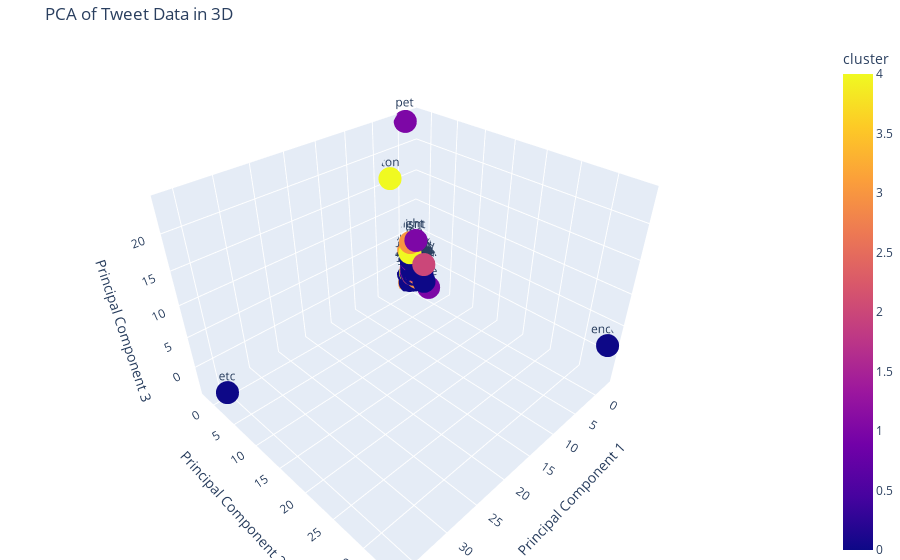

Notebook source saved alongside this figure:
### Code cell
import pandas as pd
import numpy as np
from sklearn.decomposition import PCA
from sklearn.feature_extraction.text import TfidfVectorizer
from sklearn.preprocessing import StandardScaler
from sklearn.metrics.pairwise import cosine_distances
from sklearn_extra.cluster import KMedoids
import nltk
from nltk.corpus import stopwords
from nltk.stem import PorterStemmer
import string
import plotly.express as px

# Descargar stopwords
nltk.download('stopwords')

# Inicializar el stemmer
stemmer = PorterStemmer()

# Función de preprocesamiento del texto
def preprocess_text(text):
    stop_words = set(stopwords.words('english'))  # Conjunto de stop words en inglés
    text = text.lower()  # Convertir el texto a minúsculas
    text = ''.join([char for char in text if char not in string.punctuation])  # Eliminar la puntuación
    words = text.split()
    words = [word for word in words if word not in stop_words]  # Eliminar stop words
    words = [stemmer.stem(word) for word in words]  # Aplicar stemming
    text = ' '.join(words)
    return text

# Leer el archivo CSV con codificación ISO-8859-1
def read_csv(file_path, num_rows=None):
    df = pd.read_csv(file_path, nrows=num_rows, encoding='ISO-8859-1')
    return df

# Convertir los textos a vectores TF-IDF y obtener la palabra más representativa
def get_top_word(text, vectorizer):
    tfidf_matrix = vectorizer.transform([text])  # Transformar el texto en una matriz TF-IDF
    feature_array = np.array(vectorizer.get_feature_names_out())  # Obtener los nombres de las características (palabras)
    tfidf_sorting = np.argsort(tfidf_matrix.toarray()).flatten()[::-1]  # Ordenar los puntajes TF-IDF en orden descendente
    top_word = feature_array[tfidf_sorting][0]  # Obtener la palabra con el puntaje más alto
    return top_word

# Función principal para realizar el análisis PCA
def pca_analysis(file_path, num_rows=None):
    # Leer el archivo CSV
    df = read_csv(file_path, num_rows)
    
    # Preprocesar los textos
    df['cleaned_text'] = df['text'].apply(preprocess_text)
    
    # Convertir los textos a vectores TF-IDF
    vectorizer = TfidfVectorizer()
    X = vectorizer.fit_transform(df['cleaned_text']).toarray()
    
    # Obtener la palabra más representativa
    df['top_word'] = df['cleaned_text'].apply(lambda x: get_top_word(x, vectorizer))
    
    # Estandarizar los datos
    scaler = StandardScaler()
    X_scaled = scaler.fit_transform(X)
    
    # Aplicar PCA con tres componentes
    pca = PCA(n_components=3)
    principal_components = pca.fit_transform(X_scaled)
    
    df_pca = pd.DataFrame(data=principal_components, columns=['PC1', 'PC2', 'PC3'])
    df_pca['top_word'] = df['top_word']
    
    # Clustering con K-Medoids y distancia de similitud coseno
    distance_matrix = cosine_distances(X)
    kmedoids = KMedoids(n_clusters=5, metric='precomputed', random_state=42)
    clusters = kmedoids.fit_predict(distance_matrix)
    df_pca['cluster'] = clusters
    
    # Visualización interactiva en 3D con plotly
    fig = px.scatter_3d(df_pca, x='PC1', y='PC2', z='PC3', color='cluster', text='top_word',
                        title='PCA of Tweet Data in 3D', labels={'PC1': 'Principal Component 1', 'PC2': 'Principal Component 2', 'PC3': 'Principal Component 3'})
    
    fig.update_traces(marker=dict(size=5), selector=dict(mode='markers'))
    fig.update_layout(scene=dict(
                        xaxis_title='Principal Component 1',
                        yaxis_title='Principal Component 2',
                        zaxis_title='Principal Component 3'),
                      margin=dict(l=0, r=0, b=0, t=40))
    
    # Guardar el gráfico interactivo en un archivo HTML
    fig.write_html("pca_tweet_data.html")
    
    fig.show()

# Ejemplo de uso
file_path = 'C:/Users/nicol/OneDrive/MIA/Cursos/Aprendizaje Sup/Proyecto de Aplicacion/REPO GITHUB/proyecto-final-machine-learning/dataset/train.csv'  # Reemplazar con la ruta a tu archivo CSV
num_rows = 100  # Número de filas a considerar para el análisis, None para usar todas las filas

pca_analysis(file_path, num_rows)

### Figure 1 — Plotly figure (JSON) as saved in the notebook; plotly's stock layout.template omitted (floating-point values rounded to 4 significant figures)
{"data": [{"hovertemplate": "Principal Component 1=%{x}<br>Principal Component 2=%{y}<br>Principal Component 3=%{z}<br>top_word=%{text}<br>cluster=%{marker.color}<extra></extra>", "legendgroup": "", "marker": {"color": [1, 3, 0, 0, 0, 0, 0, 0, 0, 0, 2, 0, 0, 1, 0, 0, 0, 0, 3, 0, 2, 1, 0, 0, 0, 2, 2, 0, 0, 3, 1, 0, 4, 0, 2, 0, 3, 4, 4, 0, 1, 2, 0, 0, 2, 0, 1, 0, 1, 4, 1, 0, 0, 0, 0, 0, 0, 3, 0, 0, 1, 0, 0, 3, 4, 0, 0, 2, 0, 0, 0, 0, 0, 3, 0, 2, 0, 0, 0, 1, 0, 2, 0, 0, 2, 0, 4, 3, 3, 1, 0, 4, 1, 3, 0, 0, 3, 0, 3, 0], "coloraxis": "coloraxis", "symbol": "circle"}, "mode": "markers+text", "name": "", "scene": "scene", "showlegend": false, "text": ["respond", "diego", "bulli", "leav", "releas", "httpwwwdothebouncycomsmf", "2am", "soooo", "â½", "cooler", "minim", "realli", "low", "voic", "test", "uh", "altern", "look", "everi", "he", "soon", "pet", "clean", "rebooti", "friday", "app", "sorri", "twit", "backk", "power", "quiteheavenli", "unni", "obes", "cute", "slept", "httpbitly2hpbg4", "ny", "ton", "todaysniffl", "itsm", "big", "magazin", "mayday", "encor", "love", "salon", "drunk", "friendster", "like", "week", "hate", "bore", "us", "dissappoint", "zero", "morn", "cowork", "httpplurkcomprp3k7", "ace", "speak", "sleepyi", "haha", "easili", "wine", "iphon", "photoshoot", "he", "play", "chilliin", "know", "smell", "sound", "etc", "one", "talk", "ill", "baddd", "sourc", "sooo", "tell", "yyyyyyyyyoooooooooouuuuu", "oz", "asleep", "flu", "parodi", "holiday", "essex", "annoy", "bbi", "isnt", "fran", "mounc", "join", "pill", "ice", "mother", "gone", "unfortun", "night", "saw"], "type": "scatter3d", "x": [-0.2533, -0.2724, -0.1846, -0.2137, -0.3051, -0.3372, -0.3079, -0.1846, -0.1571, -0.2725, -0.7032, -0.3297, -0.2946, -0.3491, -0.2391, -0.2119, -0.2952, -0.7438, -0.3715, -0.1764, -0.3578, -0.2641, -0.1617, -0.5554, -0.7291, -0.4001, -0.2811, -0.2707, -0.5745, -0.3703, -0.3335, -0.3149, -0.6609, -0.2392, -0.6624, -0.5365, -0.6605, 3.415, -0.3466, -0.6593, -0.668, -0.2916, -0.1698, -2.595, -0.6189, -0.5185, -0.6937, -0.2023, -1.017, -0.1595, -0.3043, -0.3384, -0.2023, -0.2654, -0.2053, -0.2731, -0.4566, -0.2513, -0.2502, -0.2526, -0.3961, -0.1919, -0.2039, -0.7583, -0.3238, -0.1698, -0.2962, -0.6982, -0.1698, -0.2292, -0.3291, -0.4495, 36.36, -0.3532, -0.5469, -0.608, -0.1207, -0.2145, -0.204, -0.349, -0.1846, -0.4383, -0.2628, -0.4213, -0.6713, -0.3842, -0.7049, -0.8023, -0.3922, -0.8981, -0.2917, -0.2982, -0.2366, -0.4732, -0.3791, -0.3056, -0.6356, -0.2237, -0.5673, -0.2739], "y": [-0.3183, -0.3514, -0.2655, -0.3128, -0.5045, -0.5418, 0.0782, -0.2655, -0.2211, -0.4472, -1.034, 0.01511, -0.2027, -0.3028, -0.3204, -0.3105, -0.4149, 1.886, -0.4942, -0.2507, -0.5026, -1.886, -0.4581, -1.118, -1.704, -0.09805, -0.3423, -0.4254, -0.1743, -0.4737, -0.6255, -0.4795, -0.8074, -0.3728, -0.8828, -1.065, 0.4071, -1.387, -0.4845, -1.011, -0.68, -0.3916, -0.2413, 33.88, -0.6271, -0.5769, -1.038, -0.2952, 2.682, -0.7922, -0.3855, -0.358, -0.2952, -0.2488, -0.3016, -0.4183, -0.8576, -0.3665, -0.3801, 0.3106, -0.5457, -0.2764, -0.3043, -1.474, -0.4951, -0.2413, -0.392, 1.82, -0.2413, -0.3588, 0.6011, -0.3233, 2.22, -0.4962, -0.9928, 0.4016, -0.5104, -0.2718, -0.2929, -0.3291, -0.2655, -0.7393, -0.4256, 1.693, 0.3372, -0.573, -1.21, 0.3084, -0.512, -0.1881, -0.404, -0.404, -0.2974, -0.6106, -0.5145, -0.4328, -1.547, -0.3323, -1.11, -0.4197], "z": [-0.3855, -0.4552, -0.2473, -0.3054, -0.8427, -0.548, -0.447, -0.2473, -0.1979, -0.2831, -0.8072, 1.301, -0.6296, -0.4723, -0.1111, -0.299, -0.3687, -2.083, -0.2586, -0.2291, -0.4526, 23.89, 0.5994, -3.518, -2.22, -0.6467, -0.2749, -0.5711, -1.531, -0.3576, 0.9866, -0.4927, -0.1996, -0.5227, 0.4064, -3.212, -1.087, 16.38, -0.2542, -1.697, -0.8327, -0.4101, -0.2199, 1.811, -1.797, -2.288, -1.302, -0.2824, -3.035, 2.502, -0.4714, 1.389, -0.2824, -0.4971, -0.3013, -0.4558, 1.532, -0.2937, -0.3948, -0.2874, -0.5482, -0.2659, -0.3209, -3.907, -0.2048, -0.2199, -0.3365, 1.165, -0.2199, -0.5142, -0.1455, -1.557, -1.823, -0.4308, -2.638, -0.8712, 1.378, -0.2803, -0.2496, -0.7101, -0.2473, -0.9226, 0.4728, -0.478, -0.8738, -0.8919, -1.799, -2.055, -0.6872, 4.722, -0.4969, -0.4908, -0.3065, 0.1552, -0.005128, -0.7238, 2.536, -0.3293, 4.105, -0.3733]}], "layout": {"coloraxis": {"colorbar": {"title": {"text": "cluster"}}, "colorscale": [[0, "#0d0887"], [0.1111, "#46039f"], [0.2222, "#7201a8"], [0.3333, "#9c179e"], [0.4444, "#bd3786"], [0.5556, "#d8576b"], [0.6667, "#ed7953"], [0.7778, "#fb9f3a"], [0.8889, "#fdca26"], [1, "#f0f921"]]}, "legend": {"tracegroupgap": 0}, "margin": {"b": 0, "l": 0, "r": 0, "t": 40}, "scene": {"domain": {"x": [0, 1], "y": [0, 1]}, "xaxis": {"title": {"text": "Principal Component 1"}}, "yaxis": {"title": {"text": "Principal Component 2"}}, "zaxis": {"title": {"text": "Principal Component 3"}}}, "title": {"text": "PCA of Tweet Data in 3D"}}}
